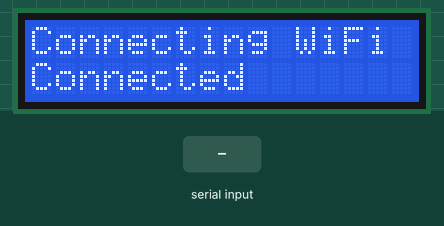
The sketch below on a simulated ESP32. Shown: 16×2 character LCD. The test bench sets the inputs (shaded band). WiFi joins after 1.5 s; servers stay silent unless stated; uploads are accepted with an empty reply; what the sketch prints to the serial monitor is not drawn.

Above: at 1.6 s.
3.2 s: "1" received over the second serial link
At 5.2 s:
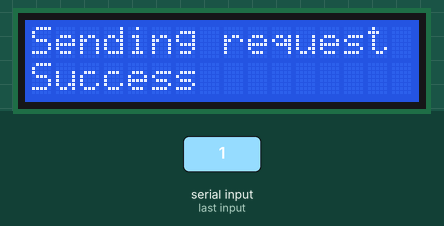
6.2 s: "0" received over the second serial link
At 7.32 s:
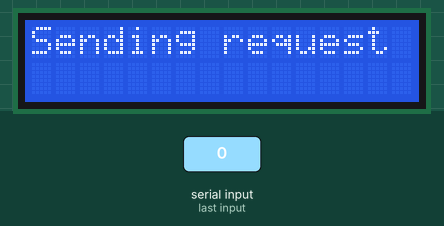
9.2 s: "2" received over the second serial link
At 11.0 s:
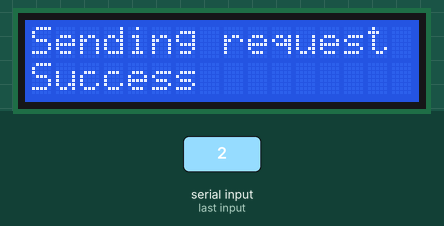
Timing chart, 0 to 12.5 s (numbered marks = the images above; inputs shaded):
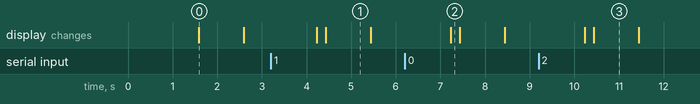

The sketch:

esp32.ino
```cpp
// Code for ESP32

#define RXp2 16
#define TXp2 17
String msg="";

#include <WiFi.h>
#include <HTTPClient.h>
#include <LiquidCrystal_I2C.h>

LiquidCrystal_I2C lcd(0x27, 16, 2);
String machineId = "esp32dev-test";

const char* ssid = "<WIFI_SSID>";
const char* password = "<WIFI_PASS>";
unsigned long lastTime = 0;
unsigned long timerDelay = 5000;
String url = "https://ses-webserver.herokuapp.com/api/dumps/create";

void setup() {
  // put your setup code here, to run once:
  Serial.begin(115200);
  Serial2.begin(9600, SERIAL_8N1, RXp2, TXp2);

  lcd.begin();
  lcd.backlight();
  WiFi.begin(ssid, password);
  Serial.println("Connecting to WiFi");
  lcd.print("Connecting WiFi");
  while (WiFi.status() != WL_CONNECTED) {
      delay(500);
      Serial.print(".");
  }
  Serial.println("");
  Serial.println("WiFi connected at " + WiFi.localIP().toString());
  lcd.setCursor(0,1);
  lcd.print("Connected");
}
void loop() {
  msg = Serial2.readString();
  lcd.clear();
  if(msg!=""){
    lcd.setCursor(0,0);
    lcd.print("Sending request");
    lcd.setCursor(0,1);
    Serial.println("Message Received: ");
    Serial.println(msg);
    if(WiFi.status()==WL_CONNECTED){
      // WiFiClient client;
      HTTPClient http;
      // url = urlencode(url);
      Serial.println(url);
      http.begin(url);
      http.addHeader("Content-Type", "application/json");
      // http.addHeader("Content-Type", "application/x-www-form-urlencoded");
      String payload = "{\"machineId\":\""+ machineId +"\",\"content\":\""+msg+"\"}";
      // payload = urlencode(payload);
      Serial.println(payload);
      int httpResponseCode = http.POST(payload);
      String response = http.getString();
      Serial.print("Response code: ");
      Serial.println(httpResponseCode);
      Serial.print("Response: ");
      Serial.println(response);
      if(httpResponseCode >= 200 && httpResponseCode < 300){
        lcd.print("Success");
      }else{
        lcd.print("Failed");
      }
      http.end();
    }

  }
}
```

Measured:
- after the input at 3.2 s, the display: first changes after 1.0 s (image 1 shows a later state)
- after the input at 6.2 s, the display: changes after 1.0 s (image 2)
- after the input at 9.2 s, the display: first changes after 1.0 s (image 3 shows a later state)
- what the display in image 0 shows lasts 1.0 s, from 1.6 s to 2.6 s
